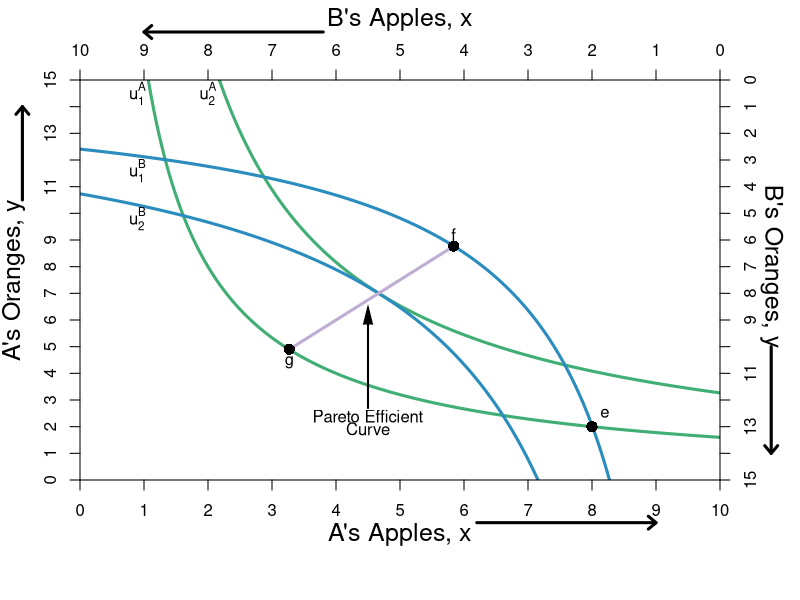

Generate this figure with R:
#Graph Designer: Simon Halliday & Madeleine Wettach '20
#Authors: Bowles, Foley and Halliday
#Title: Microeconomics: Competition, Conflict and Coordination

#require(ggplot2)
require(shape)
pdf(file = "property/step_by_step_graphs_5/property_walras1_step3.pdf", width = 9, height = 7)

#Set parameters for graphics
axislabelsize <- 1.5
graphlinewidth <- 3

COL <- c("#7fc97f", "#beaed4", "#fdc086", "#ffff99", "#386cb0", "#f0027f", "#bf5b17", "#666666")
COLA <- c("#99d8c9","#66c2a4","#41ae76", "#238b45", "#005824")
COLB <- c("#4eb3d3", "#2b8cbe", "#0868ac","#084081")


indiffcurveA1 <- function(x, U = 4, A = 1, a = 0.5) {
  ((((U-2)/A)*(1/x)^a)^(1/(1-a)))
}

indiffcurveA2 <- function(x, U = 4, A = 1, a = 0.5) {
  (((U/A)*(1/x)^a)^(1/(1-a)))
}

indiffcurveA3 <- function(x, U = 5.715476, A = 1, a = 0.5) {
  (((U/A)*(1/x)^a)^(1/(1-a)))
}

indiffcurveA4 <- function(x, U = 6.984164, A = 1, a = 0.5) {
  ((((U)/A)*(1/x)^a)^(1/(1-a)))
}

paretoEC <- function(x) {
  (3/2)*x
}

OfferCurveA <- function(x) {
  x/(x  - 4)
}

mrsplot <- function(x) {
  (13/2)*(x/(9-x)^2)
}

OfferCurveB <- function(x) {
  15 - (13/2)*(10 - x)/(9 - x)
}

WalrasPrice <- function(x) {
  14 - (3/2)*x
}

#Deriving the offer curves: let py = 1
#wA = 8px + 2py = 8px + 2; Demand: x = w/2px => x = 4 + 1/px => px = 1/(x - 4)
#Offer curve is y = px*x => (1/(x-4))*x = x/(x-4) defined for x neq 4
#wA = 2px + 13py = 2px + 13; Demand: x = w/2px => x = 1 + 13/2px => px = 13/2(x - 1)
#B's Offer curve is y = px*x => (13/2)(1/(x-1))*x = (13/2)(x/(x-1)
#Therefore in terms of yA and xA:
#15 - y = (13/2)*(10 - x)/(10 - x - 1)
#Therefore y = 15 - (13/2)*(10-x)/(9 - x) defined for x neq 9
#The tangency of the indifference curve and the offer curve gives mrsplot
#Where mrsplot equals that offer curve, we get x = (3/17)*(51 - sqrt(221)) = 6.376576; 
#So y = 6.022321; therefore u = (6.376576^0.5)*(6.022321^0.5)

indiffcurveBneg1 <- function(x, U = 5.09, A = 1, a = 0.5) {
  15 - (((U/A)*(1/(10 - x))^a)^(1/(1-a)))
}

indiffcurveBneg2 <- function(x, U = 6.531973, A = 1, a = 0.5) {
  15 - (((U/A)*(1/(10 - x))^a)^(1/(1-a)))
}

#Aisha happens to have found 8 apples and 2 oranges, 
#and Betty happens to have found 2 apples and 13 oranges. 
#Aisha's utility (8^0.5)*(2^0.5) = 4
#Betty's utility (2^0.5)*(13^0.5) = 5.09



par(mar =  c(6, 4, 4, 4))
xlims <- c(0, 10)
ylims <- c(0, 15)
xlims2 <- c(10, 0)
ylims2 <- c(15, 0)

plot(0, 0, xlim = xlims, ylim = ylims, type = "n",
     xlab = expression(paste("A's Apples, ", x)),
     ylab = expression(paste("A's Oranges, ", y)), 
     line = 2.5,
     xaxt = "n", 
     yaxt = "n", 
     cex.lab = axislabelsize, 
     bty = "n",
     xaxs="i", 
     yaxs="i")


npts <- 500 
npts2 <- 501

#Specify the sequences of points for graphing. 
xx1 <- seq(xlims[1], xlims[2], length.out = npts)
yy1 <- indiffcurveA2(xx1, U = 4, A = 1, a = 0.5)
yy2 <- indiffcurveA2(xx1)

#Polygon Attempt
#polygon(x = c(1.34, 6, 8, 10 - 6.73), y = c(12, 9, 2, 15 - 10.1), col="powderblue", density=NULL, border = NA)

#I need something like xx1 with npts for 
#xpoly1 <- seq(from = 1.34, to = 8, length.out = 500)
#ypoly1 <- indiffcurveA2(xpoly1, U = 4, A = 1, a = 0.5)
#ypoly2 <- indiffcurveBneg(xpoly1, U = 5.09, A = 1, a = 0.5)
#polygon(x = c(xpoly1, rev(xpoly1)), y = c(ypoly1, rev(ypoly2)), col=COL[3], density=NULL, border = NA)
xx2 <- seq(4, xlims[2], length.out = npts)
xx3 <- seq(xlims[1], 9, length.out = npts)

#Draw the lines for the graphs
#lines(xx1, indiffcurveA1(xx1), col = COLA[3], lwd = graphlinewidth)
lines(xx1, indiffcurveA2(xx1), col = COLA[3], lwd = graphlinewidth)
lines(xx1, indiffcurveA3(xx1), col = COLA[3], lwd = graphlinewidth)
#lines(xx1, indiffcurveA4(xx1), col = COLA[3], lwd = graphlinewidth)
#lines(xx1, paretoEC(xx1), col = COL[2], lwd = graphlinewidth)
###lines(xx2, OfferCurveA(xx2), col = COLA[5], lwd = graphlinewidth)

#lines(xx1, mrsplot(xx1), col = COL[1], lwd = graphlinewidth)
lines(xx1, indiffcurveBneg1(xx1), col = COLB[2], lwd = graphlinewidth)
lines(xx1, indiffcurveBneg2(xx1), col = COLB[2], lwd = graphlinewidth)

##lines(xx3, OfferCurveB(xx3), col = COLB[3], lwd = graphlinewidth+1)
##lines(xx1, WalrasPrice(xx1), col = COL[8], lwd = graphlinewidth)

#Customize ticks and labels for the plot
ticksy <- seq(from = 0, to = 15, by = 1)
ylabels <- seq(from = 0, to = 15, by = 1)
ticksx <- seq(from = 0, to = 10, by = 1)
xlabels <- seq(from = 0, to = 10, by = 1)
axis(1, at = ticksx, pos = 0, labels = xlabels)
axis(2, at = ticksy, pos = 0, labels = ylabels, las = 0)

#Add arrows:
arrows(-0.9, 10.5, -0.9, 14, xpd = TRUE, length = 0.1, angle = 40, lwd = 3)
arrows(6.2, -1.6, 9, -1.6, xpd = TRUE, length = 0.1, angle = 40, lwd = 3)

#Annotation of the three graphs and the NE
#text(9.6, 0.9, expression(u[1]^A))
text(0.9, 14.5, expression(u[1]^A))
text(2, 14.5, expression(u[2]^A))
#text(9.6, 5.9, expression(u[4]^A))

#Perhaps useful point to label the unused intersection of the participation constraints
#points(1.34, 12, pch = 16, col = "black", cex = 1.5)



#Pareto efficiency curve
segments(3.27, 4.9, 5.84, 8.77, lty = 1, lwd = graphlinewidth, col = COL[2])
text(4.5, 2.4, expression("Pareto Efficient"))
text(4.5, 1.9, expression("Curve"))
Arrows(4.5, 2.7, 4.5, 6.2, col = "black", lty = 1, lwd = 2, arr.type = "triangle", arr.lwd = 0.5)

#Label B's offer curve
##text(1, 3, expression("B's Offer Curve"))
##Arrows(1, 3.3, 1, 7.2, col = "black", lty = 1, lwd = 2, arr.type = "triangle", arr.lwd = 0.5)

# Price Line
##text(7, 13, expression(paste("A's Offer Curve")))
##Arrows(6.2, 13, 4.6, 13, col = "black", lty = 1, lwd = 2, arr.type = "triangle", arr.lwd = 0.5)


#Walrasian Price Line
##text(8.8, 5.5, expression(paste("Walrasian Price Line")))
##text(8.8, 5, expression(paste("Slope", phantom()==-p[w])))
##Arrows(8.8, 4.8, 8.8, 1.2, col = "black", lty = 1, lwd = 2, arr.type = "triangle", arr.lwd = 0.5)


#Add a point for the initial endowment
##points(14/3, 7, pch = 16, col = "black", cex = 1.5)
##text(4.75, 7.5, expression(w))

#Set up second axes and labels

par(new = TRUE)

#Use the same x and ylims as previously, but with locations switched
xlims2 <- c(10, 0)
ylims2 <- c(15, 0)

#Leave the ylab and xlab blank to ensure no axes titles
plot(0, 0, xlim = xlims2, ylim = ylims2, type = "n",
     xlab = expression(paste("")),
     ylab = expression(paste("")),
     xaxt = "n", 
     yaxt = "n", 
     cex.lab = 1.3, 
     bty = "n",
     xaxs="i", 
     yaxs="i")

#Set up axes at sides 3 and 4 (top and right)
axis(side = 3, at = ticksx, pos = 0, labels = xlabels)
axis(side = 4, at = ticksy, pos = 0, labels = ylabels, las = 0)
mtext("B's Apples, x", side=3, line = 2.5, cex = axislabelsize)
text(-0.8, 7, expression(paste("B's Oranges, y")), xpd = TRUE, cex = axislabelsize, srt = 270) 

#Add arrows:
arrows(-0.8, 10, -0.8, 14, xpd = TRUE, length=0.1,angle=40,lwd=3)
arrows(6.2, -1.8, 9, -1.8, xpd = TRUE, length=0.1,angle=40,lwd=3)


#Functions for B's indifference curves
indiffcurveB1 <- function(x, U = 5.09, A = 1, a = 0.5) {
  ((((U-2)/A)*(1/x)^a)^(1/(1-a)))
}

indiffcurveB2 <- function(x, U = 5.09, A = 1, a = 0.5) {
  (((U/A)*(1/x)^a)^(1/(1-a)))
}

indiffcurveB3 <- function(x, U = 5.703502, A = 1, a = 0.5) {
  ((((U)/A)*(1/x)^a)^(1/(1-a)))
}

indiffcurveB4 <- function(x, U = 8.244574, A = 1, a = 0.5) {
  ((((U)/A)*(1/x)^a)^(1/(1-a)))
}




#lines(xx1, indiffcurveB1(xx1), col = COLB[3], lwd = graphlinewidth)
#lines(xx1, indiffcurveB2(xx1), col = COLB[3], lwd = graphlinewidth)
#lines(xx1, indiffcurveB3(xx1), col = COLB[3], lwd = graphlinewidth)
#lines(xx1, indiffcurveB4(xx1), col = COLB[3], lwd = graphlinewidth)

#Label B's indifference curves
text(9.1, 3.4, expression(u[1]^B))
text(9.1, 5.2, expression(u[2]^B))
#text(9.1, 4.6, expression(u[3]^B))
#text(9.1, 8.2, expression(u[4]^B))

#Add a point for the initial endowment
points(2, 13, pch = 16, col = "black", cex = 1.5)
text(1.8, 12.5, expression(e))




#Label a point on the middle of the curve
#points(5, 7.5, pch = 16, col = "black", cex = 1.5)
#text(5, 7, expression(i))

#(5^0.5)*(7.5^0.5) = 6.123724

#Add point for comparison to participation constraint
#points(6.2, 1.55, pch = 16, col = "black", cex = 1.5)
#text(6.1, 1.2, expression(d))


#Calculate TIOLI power allocation for B
#mrs(x,y) => pareto efficient curve is (3/2)x = y
#A's initital utility is 4 = u(8,2) = (8^0.5)*(2^0.5)
#Therefore substitute in the contract curve u_e^A = 4 = (x^A)^(0.5)(3/2*x^A)^0.5
# => x^A = 4/((3/2)^0.5) = 3.27 => x^B = 6.73
# => y^A = 3/2(x^A) = 4.9 => y^B = 10.1

#Add point g for B's TIOLI power
points(6.73, 10.1, pch = 16, col = "black", cex = 1.5)
text(6.73, 10.6, expression(g))

#Calculate TIOLI power allocation for A
#mrs(x,y) => pareto efficient curve is (3/2)x = y
#A's initital utility is 4 = u(8,2) = (8^0.5)*(2^0.5)
#Therefore substitute in the contract curve u_e^A = 4 = (x^A)^(0.5)(3/2*x^A)^0.5
# => x^B = 5.09/((3/2)^0.5) = 4.16 => x^A = 5.84
# => y^B = 3/2(x^B) = 6.23 => y^A = 8.77 
#=> u^A = (5.84^0.5)*(8.77^0.5) = 7.156591
#Add point f for A's TIOLI power
points(4.16, 6.23, pch = 16, col = "black", cex = 1.5)
text(4.16, 5.8, expression(f))


#Annotating B's endowment
##text(1.8, 12.5, expression(e))

#Annotating a point that is a Pareto improvement over e.
#points(3.623424, 8.977679, pch = 16, col = "black", cex = 1.5)
#text(3.623424, 8.4, expression(h))
#(2.94^0.5)*(12.76^0.5)

#Label Pareto Improving Lens
#text(7, 5, expression(paste("Pareto-Improving Lens")))

dev.off()
